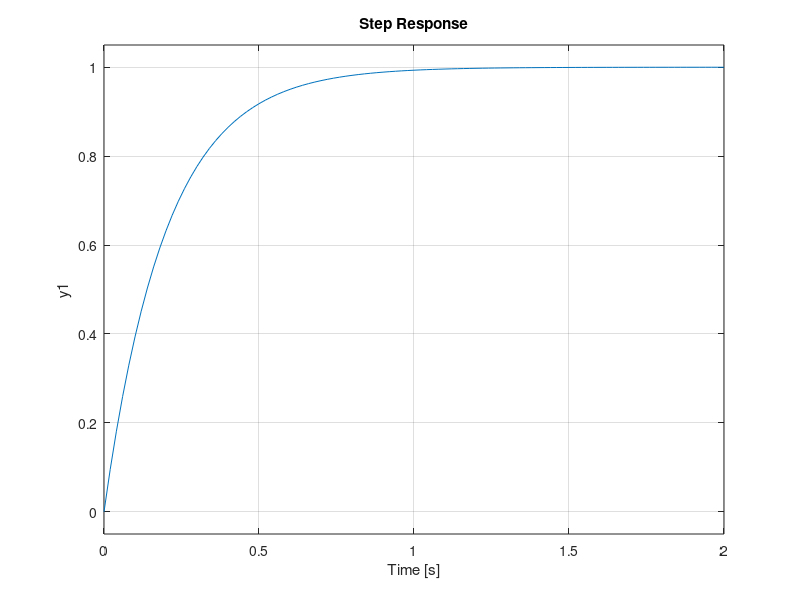

This chart was generated by the following MATLAB code:
%%%%%%%%%%%%%%%%%%%%%%%%%%%%%%%%%%%%%%%%%%%%%
%% 《控制之美-卷一(第二版)》 代码
%% 作者：王天威
%% 清华大学出版社
%% 程序名称：4-1_1st_Order_Response.m
%% 程序功能：一阶系统冲激与阶跃响应
%%%%%%%%%%%%%%%%%%%%%%%%%%%%%%%%%%%%%%%%%%%%%
%% 程序初始化，清空工作空间，缓存，
clear all;
close all;
clc;
% 读取Octave控制和信号数据库（注：如使用Matlab，可删除或注释掉本行代码）
pkg load control
% 定义系统传递函数
G_s = tf([5],[1 5]);
% 系统单位冲激响应
subplot(2,1,1)
impulse(G_s);
% 系统单位阶跃响应
subplot(2,1,2)
step(G_s);

